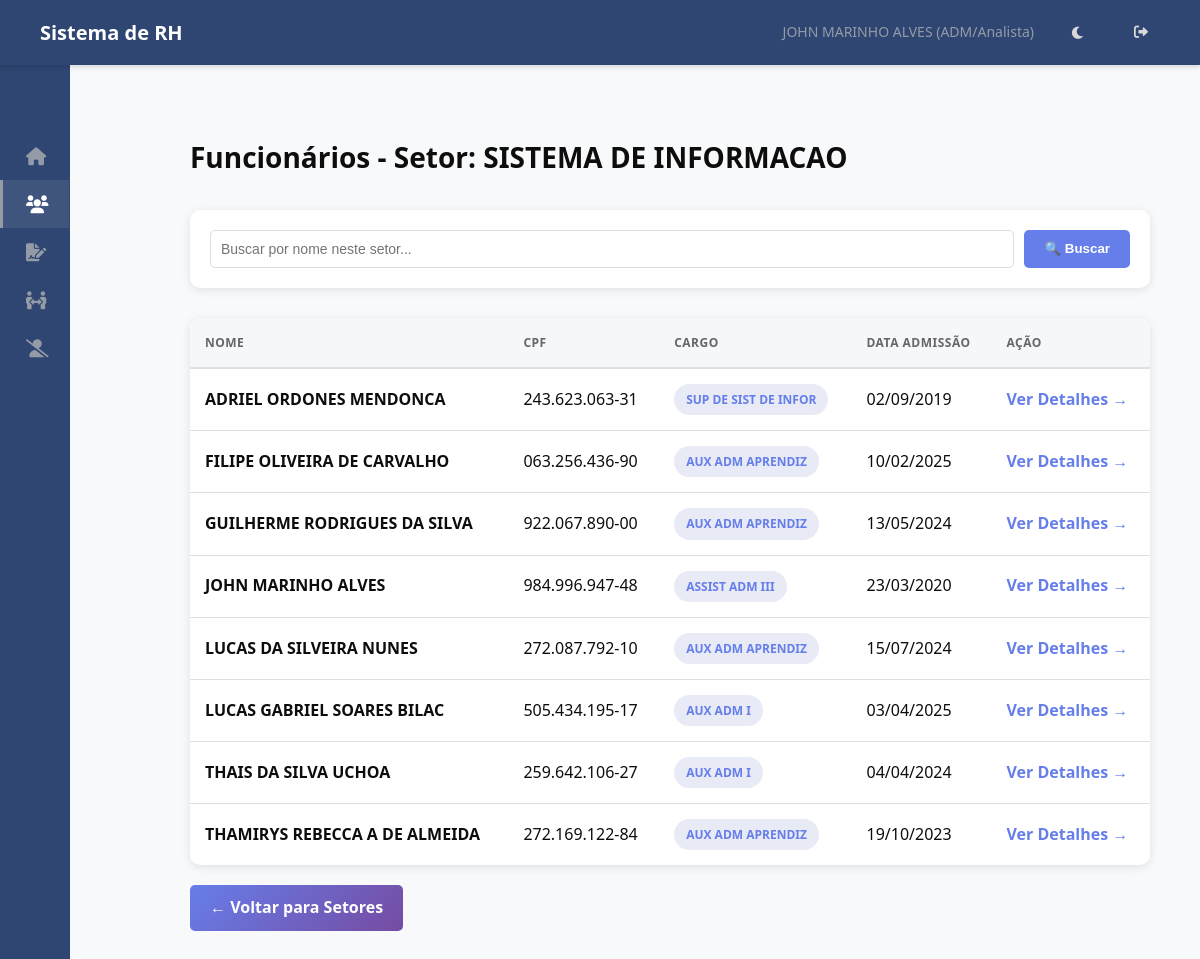
Before: /funcionarios/setor/42/ (signed in) with the older database file.
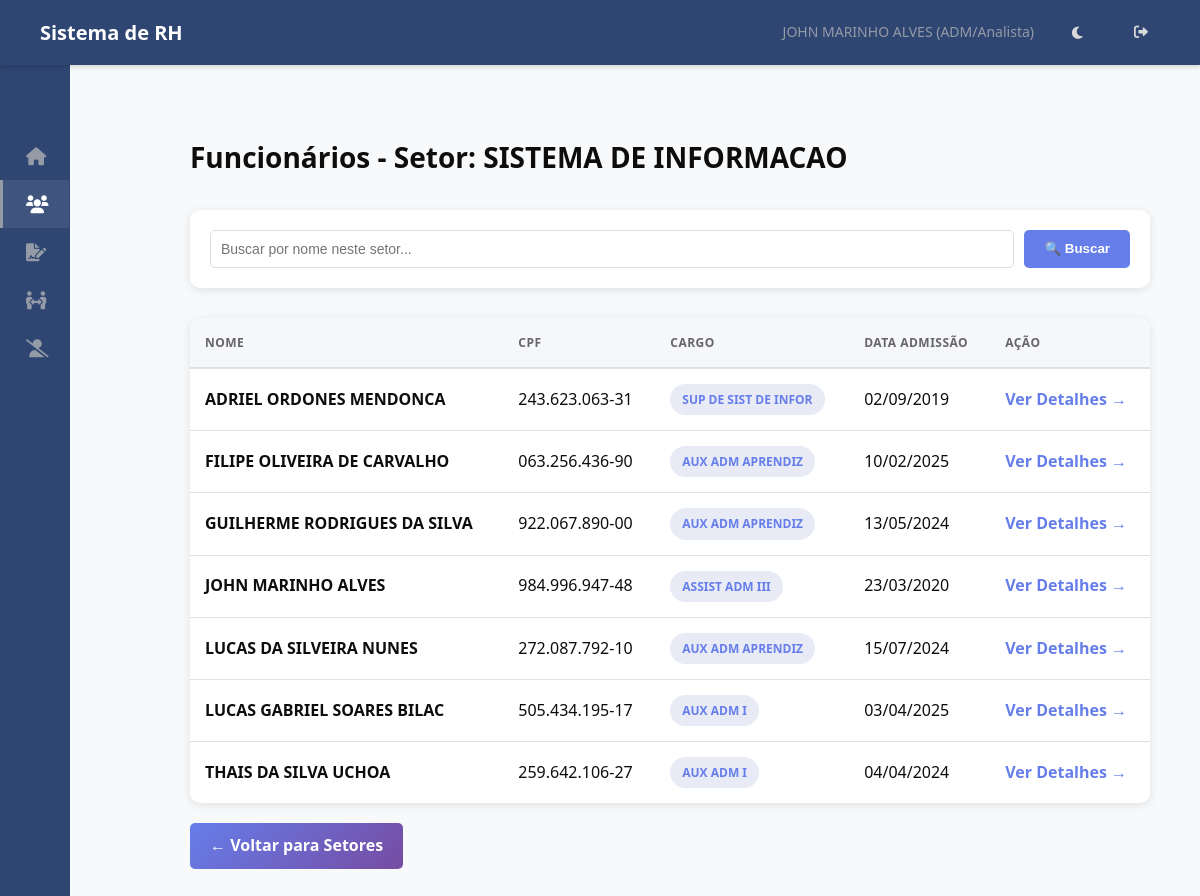
After: the same page with the newer database file.
### hierarquia/models.py (models this page shows, shortened)
class Funcionario(models.Model):
    usuario = models.OneToOneField(User, on_delete=models.SET_NULL, null=True, blank=True, related_name='funcionario')
    nome = models.CharField(max_length=255)
    data_nascimento = models.DateField(blank=True, null=True)
    cpf = models.CharField(max_length=14, unique=True, validators=[cpf_validator])
    data_admissao = models.DateField()
    cargo = models.ForeignKey(Cargo, on_delete=models.PROTECT, related_name='funcionarios')
    setor_primario = models.ForeignKey(
        Setor,
        on_delete=models.PROTECT, # Protege contra exclusão de setor com funcionários
        related_name='funcionarios_primarios', # Nome para acesso reverso
        verbose_name='Setor Principal',
        null=True, # TEMPORARIAMENTE True para facilitar migração inicial, depois pode ser False
        blank=True # TEMPORARIAMENTE True
    )
    setores_responsaveis = models.ManyToManyField(
        Setor,
        related_name='responsaveis', # Permite Setor.responsaveis.all()
        blank=True, # Muitos funcionários não serão responsáveis por nenhum setor
        verbose_name='Setores Responsáveis'
    )
    centro_servico = models.ForeignKey(CentroServico, on_delete=models.SET_NULL, null=True, blank=True, related_name='funcionarios')
    ativo = models.BooleanField(default=True)
    criado_em = models.DateTimeField(auto_now_add=True)
    atualizado_em = models.DateTimeField(auto_now=True)
    class Meta:
        ordering = ['nome']
        verbose_name = 'Funcionário'
        verbose_name_plural = 'Funcionários'

class Cargo(models.Model):
    NIVEL_CHOICES = [
        (1, 'Diretor'),
        (2, 'Gestor'),
        (3, 'Coordenador'),
        (4, 'Supervisor'),
        (5, 'ADM/Analista'), # E outros níveis operacionais
    ]
    nome = models.CharField(max_length=255, unique=True)
    nivel = models.IntegerField(choices=NIVEL_CHOICES)
    descricao = models.TextField(blank=True, null=True)
    criado_em = models.DateTimeField(auto_now_add=True)
    atualizado_em = models.DateTimeField(auto_now=True)
    class Meta:
        ordering = ['nivel', 'nome']
        verbose_name = 'Cargo'
        verbose_name_plural = 'Cargos'

### hierarquia/views.py (the view)
# urls.py: path('funcionarios/setor/<int:setor_id>/', views.listar_funcionarios_por_setor, name='listar_funcionarios_por_setor'),
@login_required(login_url='login')
def listar_funcionarios_por_setor(request, setor_id):
    try:
        funcionario_logado = request.user.funcionario
    except Funcionario.DoesNotExist:
        return render(request, 'hierarquia/sem_acesso.html')
    setor = get_object_or_404(Setor, id=setor_id)
    permitido = False
    if funcionario_logado.cargo.nivel == 1:
        permitido = True
    elif funcionario_logado.setor_primario == setor:
        permitido = True
    elif funcionario_logado.setores_responsaveis.filter(pk=setor.pk).exists():
        permitido = True
    if not permitido:
         return render(request, 'hierarquia/sem_permissao.html', {'mensagem': f'Você não tem permissão para ver funcionários do setor "{setor.nome}".'})
    funcionarios = Funcionario.objects.filter(ativo=True, setor_primario=setor)
    busca = request.GET.get('busca', '')
    if busca:
        funcionarios = funcionarios.filter(nome__icontains=busca)
    context = {
        'funcionario_logado': funcionario_logado,
        'funcionarios': funcionarios.order_by('nome'),
        'setor': setor,
        'busca': busca,
    }
    return render(request, 'hierarquia/listar_funcionarios.html', context)

### hierarquia/templatetags/rh_tags.py (called while the page is built)
@register.simple_tag
def is_rh_or_dp(funcionario):
    if funcionario and funcionario.setor_primario:
        if funcionario.setor_primario.nome.upper() in (s.upper() for s in RH_DP_SETORES):
            return True
    return False

### templates/hierarquia/listar_funcionarios.html (shortened to what this page needs)
{% extends 'base.html' %}
{% load static %}
{% block extra_css %}
    <link rel="stylesheet" href="{% static 'css/listar_funcionarios.css' %}">
{% endblock extra_css %}
{% block content %}
<div class="container">
    <div class="header">
        <h2>Funcionários - Setor: {{ setor.nome }}</h2>
    </div>
    <div class="search-box">
        <form method="GET">
            <input type="text" name="busca" placeholder="Buscar por nome neste setor..." value="{{ busca }}">
            <button type="submit">🔍 Buscar</button>
        </form>
    </div>
    {% if funcionarios %}
    <div class="table-container">
        <table>
            <thead>
                <tr>
                    <th>Nome</th>
                    <th>CPF</th>
                    <th>Cargo</th>
                    <th>Data Admissão</th>
                    <th>Ação</th>
                </tr>
            </thead>
            <tbody>
                {% for func in funcionarios %}
                <tr>
                    <td><strong>{{ func.nome }}</strong></td>
                    <td>{{ func.cpf }}</td>
                    <td><span class="cargo-badge">{{ func.cargo.nome }}</span></td>
                    <td>{{ func.data_admissao|date:"d/m/Y" }}</td>
                    <td>
                        <a href="{% url 'detalhar_funcionario' func.id %}" class="action-link">Ver Detalhes →</a>
                    </td>
                </tr>
                {% endfor %}
            </tbody>
        </table>
    </div>
    {% endif %}
    <a href="{% url 'listar_setores_funcionarios' %}" class="btn" style="margin-top: 20px;">← Voltar para Setores</a>
</div>
{% endblock content %}

### templates/base.html (shortened to what the changed rows need)
{% load static %}
{% load rh_tags %}
<!DOCTYPE html>
<html lang="pt-BR">
<head>
    <link rel="stylesheet" href="{% static 'css/base.css' %}">
    <link rel="stylesheet" href="https://cdnjs.cloudflare.com/ajax/libs/font-awesome/6.0.0/css/all.min.css">
    {% block extra_css %}{% endblock extra_css %}
</head>
<body {% if request.COOKIES.theme == 'dark' %}class="dark-theme"{% endif %}>
    <nav class="navbar">
        <h1>Sistema de RH</h1>
        <div class="navbar-user">
            {% if user.is_authenticated %}
                {% with funcionario_logado=request.user.funcionario %}
                    <span>
                        {{ funcionario_logado.nome|default:user.username }}
                        {% if funcionario_logado.cargo %} ({{ funcionario_logado.cargo.get_nivel_display }}) {% endif %}
                    </span>
                {% endwith %}
            {% else %}
                <span>Visitante</span>
            {% endif %}
            <button id="theme-toggle" class="theme-toggle-btn" aria-label="Alternar tema">
            </button>
            {% if user.is_authenticated %}
                <a href="{% url 'logout' %}" title="Sair"><i class="fas fa-sign-out-alt"></i></a>
            {% else %}
                <a href="{% url 'login' %}" title="Entrar"><i class="fas fa-sign-in-alt"></i></a>
            {% endif %}
        </div>
    </nav>
    <div class="page-container">
        <main class="main-content" id="main-content">
            {% block content %}{% endblock content %}
        </main>
    </div>
</body>
</html>

Changed rows visible on the page:
no longer on this page (row edited): Funcionario: nome "THAMIRYS REBECCA A DE ALMEIDA", cpf "272.169.122-84", cargo.nome "AUX ADM APRENDIZ", data_admissao "19/10/2023"
